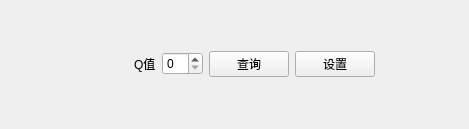
<?xml version="1.0" encoding="UTF-8"?>
<ui version="4.0">
 <class>QValueDlg</class>
 <widget class="QWidget" name="QValueDlg">
  <property name="geometry">
   <rect>
    <x>0</x>
    <y>0</y>
    <width>469</width>
    <height>129</height>
   </rect>
  </property>
  <property name="windowTitle">
   <string>Form</string>
  </property>
  <layout class="QVBoxLayout" name="verticalLayout_2">
   <item>
    <layout class="QHBoxLayout" name="horizontalLayout_3">
     <item>
      <spacer name="horizontalSpacer_3">
       <property name="orientation">
        <enum>Qt::Horizontal</enum>
       </property>
       <property name="sizeHint" stdset="0">
        <size>
         <width>8</width>
         <height>20</height>
        </size>
       </property>
      </spacer>
     </item>
     <item>
      <layout class="QVBoxLayout" name="verticalLayout">
       <item>
        <layout class="QHBoxLayout" name="horizontalLayout">
         <item>
          <spacer name="horizontalSpacer_6">
           <property name="orientation">
            <enum>Qt::Horizontal</enum>
           </property>
           <property name="sizeHint" stdset="0">
            <size>
             <width>40</width>
             <height>20</height>
            </size>
           </property>
          </spacer>
         </item>
         <item>
          <widget class="QLabel" name="label">
           <property name="text">
            <string>Q值</string>
           </property>
          </widget>
         </item>
         <item>
          <widget class="QSpinBox" name="spinBox"/>
         </item>
        </layout>
       </item>
      </layout>
     </item>
     <item>
      <layout class="QHBoxLayout" name="horizontalLayout_2">
       <item>
        <widget class="QPushButton" name="pushButton">
         <property name="text">
          <string>查询</string>
         </property>
        </widget>
       </item>
       <item>
        <widget class="QPushButton" name="pushButton_2">
         <property name="text">
          <string>设置</string>
         </property>
        </widget>
       </item>
      </layout>
     </item>
     <item>
      <spacer name="horizontalSpacer_4">
       <property name="orientation">
        <enum>Qt::Horizontal</enum>
       </property>
       <property name="sizeHint" stdset="0">
        <size>
         <width>8</width>
         <height>20</height>
        </size>
       </property>
      </spacer>
     </item>
    </layout>
   </item>
  </layout>
 </widget>
 <resources/>
 <connections/>
</ui>
